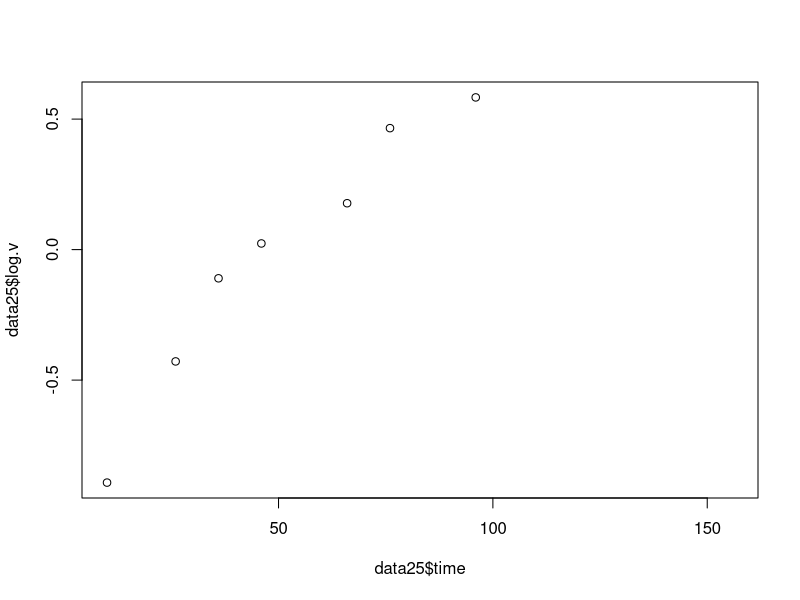
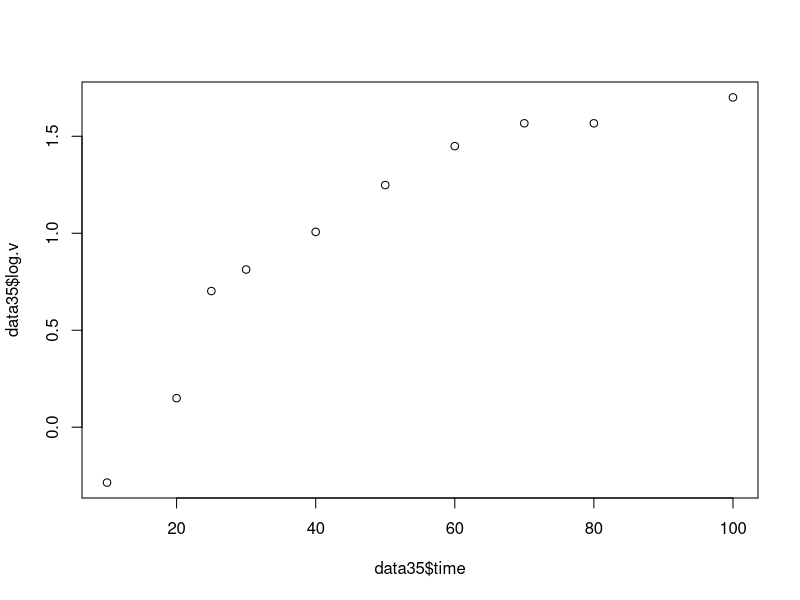
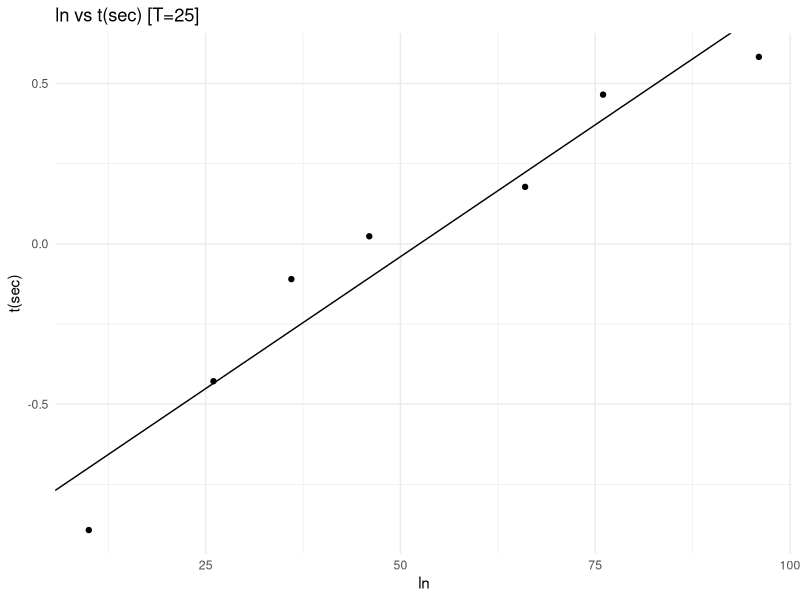
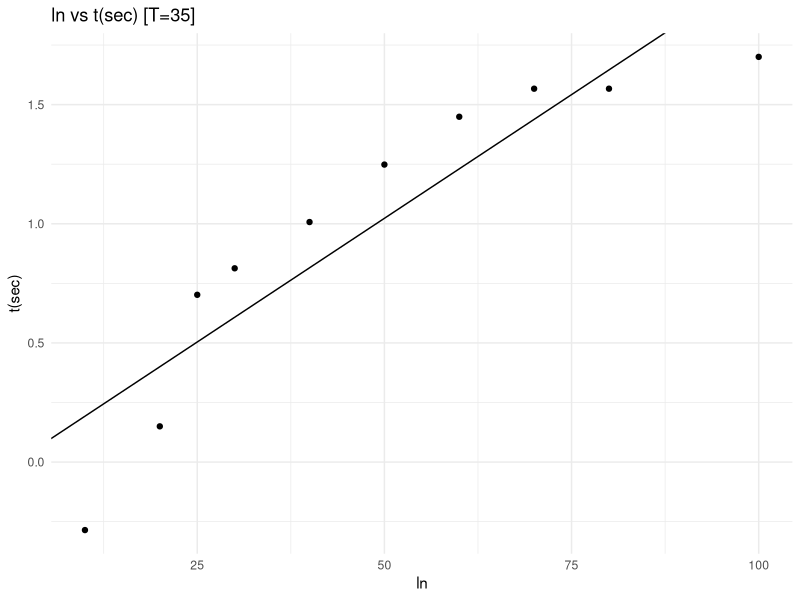

Generate these figures, in order, with R:
#P_Chem Lab2 Exp2: Hydrolysis of Methyl Acetate
#Coded by Henry Lin

#T1 = 25 degree C, T2 = 35 degree

require(ggplot2)
require(ggthemes)

setwd("PChemLab2")

#read data
data0 <- read.csv("data/pchem2_exp2.csv")
head(data0)
data25 <- data0[data0$temp == 25 & data0$time != 58,] #drop the point at time=58
data35 <- data0[data0$temp == 35,]

#calculate v0
v0 <- (10.6+9.8+10.4)/3

#k = ln[(v_inf - v_0)/(v_inf - v_t)] / t-t_0
#t_0 = 0 , v_0 = 10.26
#k = [ln(v_inf - v_0) - ln(v_inf - v_0)] / t
#[ln(v_inf - v_0) - ln(v_inf - v_0)] = kt
#k = slope

#make a new data frame for T1
v_inf <- data25[9,"naohV"]
log.v <- log (v_inf-v0) - log(v_inf - data25$naohV) 
data25 <- data.frame(data25, log.v)
plot(data25$time,data25$log.v) #just for checking if the trend is right
data25 <- data25[1:7,]

#calulate k1 using linear modeling
model <- lm(formula = log.v ~ time, data = data25)
k <- coefficients(model)["time"]
intc <- coefficients(model)["(Intercept)"]
k1 <- k

summary(model)

#plotting
png("exp2_t25.png", width = 500, height = 500)

ggplot(data = data25, aes(x=time, y=log.v))+
  geom_point()+
  geom_abline(slope = k, intercept = intc)+
  labs(title= "ln vs t(sec) [T=25]",
       x="ln",
       y="t(sec)")+
  theme_minimal()

dev.off()

#make a new data frame for T2
v_inf <- data35[12,"naohV"]
data35 <- data35[1:10,]
log.v <- log (v_inf-v0) - log(v_inf - data35$naohV) 
data35 <- data.frame(data35, log.v)
plot(data35$time,data35$log.v)

#calulate k2 using linear modeling
model <- lm(formula = log.v ~ time, data = data35)
k <- coefficients(model)["time"]
intc <- coefficients(model)["(Intercept)"]
k2 <- k

summary(model)

#plotting
png("exp2_t35.png", width = 500, height = 500)

ggplot(data = data35, aes(x=time, y=log.v))+
  geom_point()+
  geom_abline(slope = k, intercept = intc)+
  labs(title= "ln vs t(sec) [T=35]",
       x="ln",
       y="t(sec)")+
  theme_minimal()

dev.off()

#compute half-life
#t_1/2 = 0.693/k
hl1 <- 0.693/k1
hl2 <- 0.693/k2

#calculate Ea
#Ea = R*T1*T2/(T2-T1)*ln(k2/k1)
Ea <- 8.314*25*35/(35-25)*log(k2/k1)

#show the answers
print(paste0("k1 = ",k1," ","k2 = ",k2))
print(paste0("hl1 = ",hl1," ","hl2 = ",hl2))
print(paste0("Ea = ",Ea))
